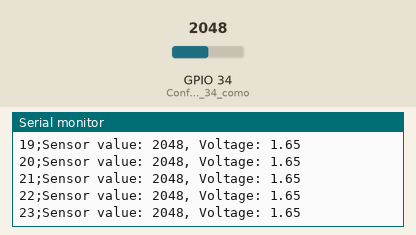
Simulated run of this sketch. Board: ESP32. On the bench: the last lines printed to the serial monitor. The inputs (shaded band) are chosen by the test bench; at power-on: GPIO 34 (Configura_el_pin_34_como) = 2048. Nothing arrives over Bluetooth unless stated.

Above: at 1.2 s.
1.3 s: GPIO 34 (Configura_el_pin_34_como) set to 2866
At 1.33 s:
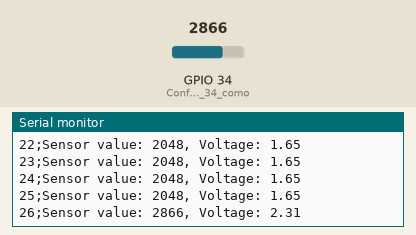
2.8 s: GPIO 34 (Configura_el_pin_34_como) set to 3603
At 2.84 s:
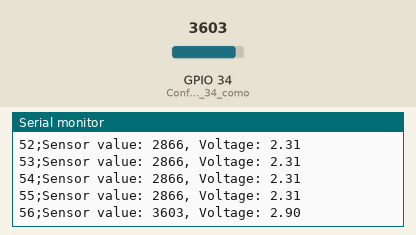
Timing chart, 0 to 5.8 s (numbered marks = the images above; inputs shaded):
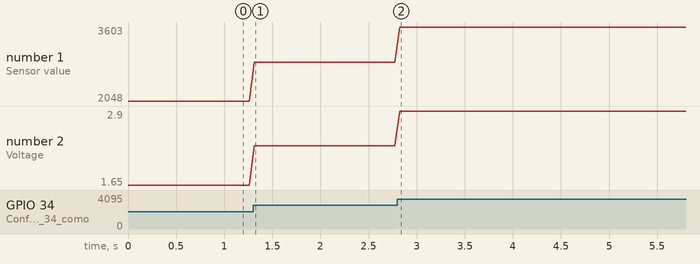

Measured:
- after the input at 1.3 s, the serial monitor: prints a new line at once (image 1)
- plotted number 1: 2048 → 2866 after the input at 1.3 s
- plotted number 2: 1.65 → 2.31 after the input at 1.3 s

The sketch:

Tasa_respiratoria_blu.ino
```cpp
#include <BluetoothSerial.h>

BluetoothSerial SerialBT;

int c_ = 0;
void setup() {
  Serial.begin(9600);
  SerialBT.begin("ESP32_TASA_RESPIRATORIA"); // Nombre del dispositivo Bluetooth
  pinMode(34, INPUT); // Configura el pin 34 como entrada analógica
}

void loop() {
  int sensorValue = analogRead(34); // Lee el valor analógico del pin 34
  float voltage = sensorValue * (3.3 / 4095.0); // Calcula el voltaje correspondiente
  Serial.print(c_);
  Serial.print(";Sensor value: ");
  Serial.print(sensorValue);
  Serial.print(", Voltage: ");
  Serial.println(voltage, 2);

  SerialBT.print(c_);
  SerialBT.print(";TR");
  SerialBT.println(sensorValue); // Envía el voltaje por Bluetooth
  c_ += 1;
  delay(50); // Espera 50 ms antes de repetir el bucle
}
```
